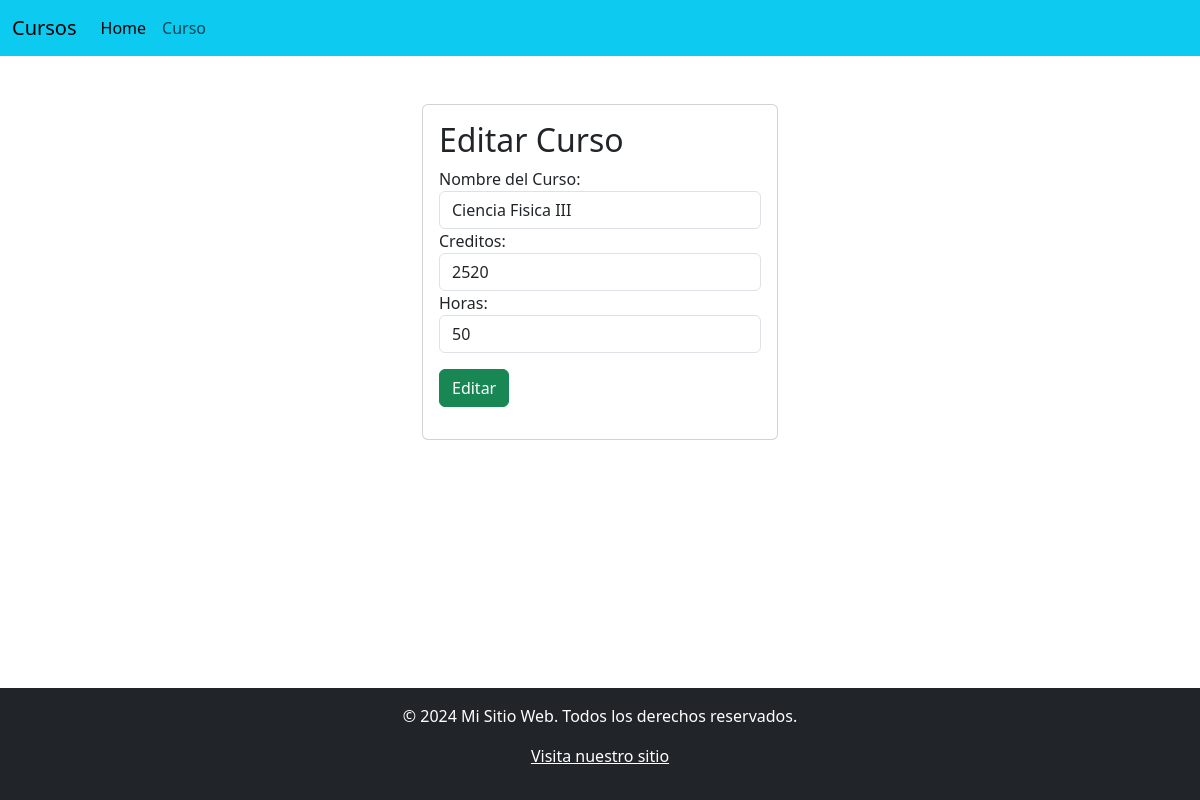
/edicionCurso/9/, run on the app's committed database.
### Aplicaciones/Academico/models.py (models this page shows, shortened)
class Curso (models.Model):
    nombre = models.CharField(max_length=50)
    creditos = models.IntegerField()
    horas = models.IntegerField()

### Aplicaciones/Academico/views.py (the view)
# urls.py: path('edicionCurso/<int:id>/', views.edicionCurso, name='edicionCurso'),  # Asegúrate de agregar el nombre
def edicionCurso(request, id):
    if request.method == 'POST':
        nombre = request.POST.get('nombre', '').strip()
        creditos = request.POST.get('creditos', '').strip()
        horas = request.POST.get('horas', '').strip()
        curso = Curso.objects.get(id=id)
        curso.nombre = nombre
        curso.creditos = int(creditos)
        curso.horas = int(horas)
        curso.save()
        messages.success(request, 'Curso Editado')
        return redirect('/')
    else:
        curso = Curso.objects.get(id=id)
        return render(request, 'editarCurso.html', {'curso': curso})

### Aplicaciones/Academico/Templates/EditarCurso.html (shortened to what this page needs)
{% extends "./baseCurso.html" %}
{%block body%}
<div class="row">
    <div class="col-md-4 offset-md-4">
        <div class="card">
            <div class="card-body">
                <h2>Editar Curso</h2>
                <form action="{% url 'edicionCurso' curso.id %}" method="POST">
                    <div class="form-group">
                        <label for="nombre">Nombre del Curso:</label>
                        <input type="text" name="nombre" id="nombreCurso"  value="{{curso.nombre}}" class="form-control" required
                            placeholder="Ingrese Nombre del Curso">
                    </div>
                    <div class="form-group">
                        <label for="Credito">Creditos:</label>
                        <input type="phone" name="creditos" id="creditoCurso" value="{{curso.creditos}}" class="form-control" required
                            placeholder="Ingrese Credito del Curso">
                    </div>
                    <div class="form-group">
                        <label for="Horas">Horas:</label>
                        <input type="phone" name="horas" id="horasCurso" value="{{curso.horas}}" class="form-control" required
                            placeholder="Ingrese Horas del Curso">
                    </div>
                    <div class="form-group py-3">
                        <button type="submit" class="btn btn-success btn-block text-white">Editar</button>
                    </div>
                </form>
            </div>
        </div>
    </div>
</div>
{% endblock %}

### Aplicaciones/Academico/static/css/style.css (style rules this page uses)
html, body { height: 100%; margin: 0; }

### data on the page
Curso: nombre "Ciencia Fisica III", creditos "2520", horas "50"
